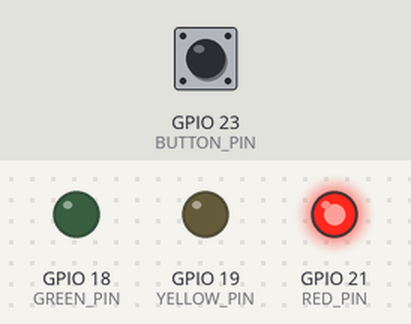
Recording of a sketch running on a simulated ESP32. Parts: output pins drawn as LEDs (lit = HIGH). Inputs (shaded band) come from the test bench; at power-on: GPIO 23 (BUTTON_PIN) HIGH. What the sketch prints to the serial monitor is not drawn.

Above: at 1.2 s.
1.3 s: GPIO 23 (BUTTON_PIN) pulled LOW for 0.15 s
2.9 s: GPIO 23 (BUTTON_PIN) pulled LOW for 0.15 s
At 3.8 s:
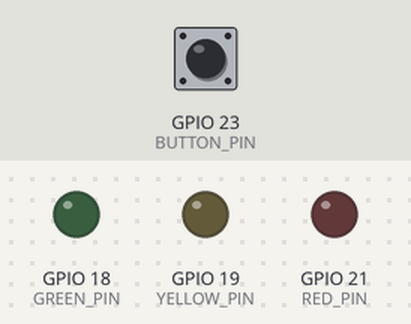
6.0 s: GPIO 23 (BUTTON_PIN) pulled LOW for 1 s
8.5 s: GPIO 23 (BUTTON_PIN) pulled LOW for 0.15 s
At 10.6 s:
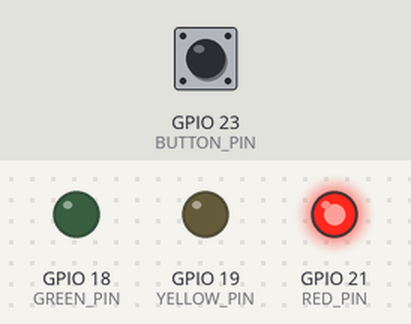
11.6 s: GPIO 23 (BUTTON_PIN) pulled LOW for 3.2 s
At 12.6 s:
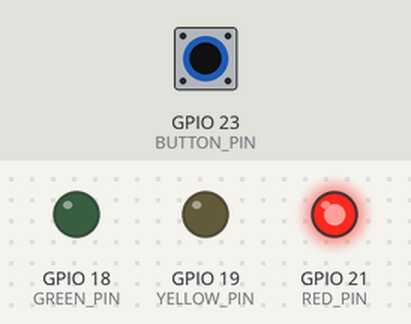
16.3 s: GPIO 23 (BUTTON_PIN) pulled LOW for 0.15 s
At 22.7 s:
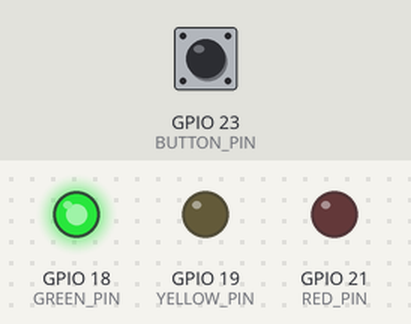
Timing chart, 0 to 28.9 s (numbered marks = the images above; inputs shaded):
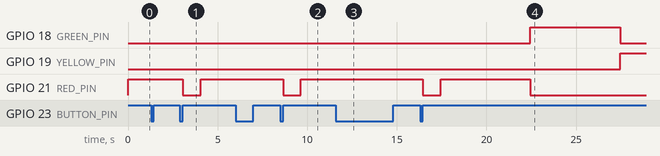

The sketch:

main.ino
```cpp
#include <Arduino.h>
#include "freertos/FreeRTOS.h"
#include "freertos/task.h"
#include "esp_task_wdt.h"  // ✅ Hardware WDT header

#define RED_PIN     21
#define GREEN_PIN   18
#define YELLOW_PIN  19
#define BUTTON_PIN  23

TaskHandle_t trafficTaskHandle;
volatile bool emergency = false;

// ISR: Emergency Button Trigger
void IRAM_ATTR buttonISR() {
  emergency = true;
  BaseType_t xHigherPriorityTaskWoken = pdFALSE;
  vTaskNotifyGiveFromISR(trafficTaskHandle, &xHigherPriorityTaskWoken);
  portYIELD_FROM_ISR(xHigherPriorityTaskWoken);
}

// Helper: Turn off all LEDs
void turnAllOff() {
  digitalWrite(RED_PIN, LOW);
  digitalWrite(GREEN_PIN, LOW);
  digitalWrite(YELLOW_PIN, LOW);
}

// Traffic Light Task
void vTrafficControlTask(void *pvParameters) {
  pinMode(RED_PIN, OUTPUT);
  pinMode(GREEN_PIN, OUTPUT);
  pinMode(YELLOW_PIN, OUTPUT);

  TickType_t xLastWakeTime = xTaskGetTickCount();
  const TickType_t fullCycle = pdMS_TO_TICKS(12000); // Total 12s

  // ✅ Register this task to the hardware watchdog
  esp_task_wdt_add(NULL);

  while (1) {
    if (emergency) {
      turnAllOff();
      digitalWrite(RED_PIN, HIGH);
      Serial.println("🚨 EMERGENCY: RED ON");

      while (digitalRead(BUTTON_PIN) == LOW) vTaskDelay(50 / portTICK_PERIOD_MS);
      while (digitalRead(BUTTON_PIN) == HIGH) vTaskDelay(50 / portTICK_PERIOD_MS);
      while (digitalRead(BUTTON_PIN) == LOW) vTaskDelay(50 / portTICK_PERIOD_MS);

      digitalWrite(RED_PIN, LOW);
      emergency = false;
      ulTaskNotifyTake(pdTRUE, 0);
      xLastWakeTime = xTaskGetTickCount();
      vTaskDelay(1000 / portTICK_PERIOD_MS);
      continue;
    }

    // Step 1: RED - 5s
    turnAllOff();
    digitalWrite(RED_PIN, HIGH);
    Serial.println("🔴 RED ON");
    for (int i = 0; i < 50; i++) {
      if (ulTaskNotifyTake(pdTRUE, 0)) break;
      vTaskDelay(100 / portTICK_PERIOD_MS);
    }
    if (emergency) continue;

    // ✅ Feed watchdog after RED phase
    esp_task_wdt_reset();

    // Step 2: GREEN - 5s
    turnAllOff();
    digitalWrite(GREEN_PIN, HIGH);
    Serial.println("🟢 GREEN ON");
    for (int i = 0; i < 50; i++) {
      if (ulTaskNotifyTake(pdTRUE, 0)) break;
      vTaskDelay(100 / portTICK_PERIOD_MS);
    }
    if (emergency) continue;

    // ✅ Feed watchdog after GREEN phase
    esp_task_wdt_reset();

    // Step 3: YELLOW - 2s
    turnAllOff();
    digitalWrite(YELLOW_PIN, HIGH);
    Serial.println("🟡 YELLOW ON");
    for (int i = 0; i < 20; i++) {
      if (ulTaskNotifyTake(pdTRUE, 0)) break;
      vTaskDelay(100 / portTICK_PERIOD_MS);
    }

    // ✅ Feed watchdog after YELLOW phase
    esp_task_wdt_reset();

    turnAllOff();

    // Final sync delay for precise 12s period
    vTaskDelayUntil(&xLastWakeTime, fullCycle);
  }
}

void setup() {
  Serial.begin(115200);
  pinMode(BUTTON_PIN, INPUT_PULLUP);  // Button = active LOW
  attachInterrupt(digitalPinToInterrupt(BUTTON_PIN), buttonISR, FALLING);

  // ✅ Enable hardware watchdog with 10s timeout
  esp_task_wdt_init(10, true);

  // Create RTOS task
  xTaskCreate(vTrafficControlTask, "TrafficTask", 4096, NULL, 1, &trafficTaskHandle);
}

void loop() {
  // All logic handled by FreeRTOS task
}
```

Measured:
- after the input at 2.9 s, GPIO 21 (RED_PIN): HIGH → LOW after 0.15 s, → HIGH 1.0 s later
- after the input at 8.5 s, GPIO 21 (RED_PIN): HIGH → LOW after 0.15 s, → HIGH 1.0 s later
- after the input at 11.6 s, GPIO 18 (GREEN_PIN): stays LOW (without the input it goes to HIGH after 3.1 s); GPIO 21 (RED_PIN): stays HIGH (without the input it goes to LOW after 3.1 s)
- after the input at 16.3 s, GPIO 18 (GREEN_PIN): LOW → HIGH after 6.2 s, → LOW 5.0 s later; GPIO 19 (YELLOW_PIN): LOW → HIGH after 11.2 s; GPIO 21 (RED_PIN): HIGH → LOW after 0.15 s, → HIGH 1.0 s later, → LOW 5.0 s later
